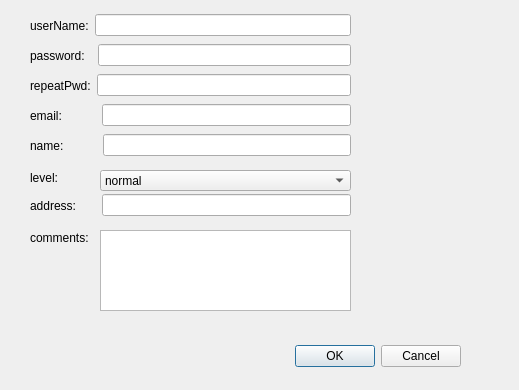
<?xml version="1.0" encoding="UTF-8"?>
<ui version="4.0">
 <class>RegistDialog</class>
 <widget class="QDialog" name="RegistDialog">
  <property name="geometry">
   <rect>
    <x>0</x>
    <y>0</y>
    <width>519</width>
    <height>390</height>
   </rect>
  </property>
  <property name="windowTitle">
   <string>Regist</string>
  </property>
  <widget class="QDialogButtonBox" name="buttonBox">
   <property name="geometry">
    <rect>
     <x>120</x>
     <y>340</y>
     <width>341</width>
     <height>32</height>
    </rect>
   </property>
   <property name="orientation">
    <enum>Qt::Horizontal</enum>
   </property>
   <property name="standardButtons">
    <set>QDialogButtonBox::Cancel|QDialogButtonBox::Ok</set>
   </property>
  </widget>
  <widget class="QLabel" name="commentsLabel">
   <property name="geometry">
    <rect>
     <x>30</x>
     <y>230</y>
     <width>61</width>
     <height>16</height>
    </rect>
   </property>
   <property name="text">
    <string>comments:</string>
   </property>
  </widget>
  <widget class="QTextEdit" name="commentsTextEdit">
   <property name="geometry">
    <rect>
     <x>100</x>
     <y>230</y>
     <width>251</width>
     <height>81</height>
    </rect>
   </property>
  </widget>
  <widget class="QLabel" name="privilegeLevelLabel">
   <property name="geometry">
    <rect>
     <x>30</x>
     <y>170</y>
     <width>54</width>
     <height>15</height>
    </rect>
   </property>
   <property name="text">
    <string>level:</string>
   </property>
  </widget>
  <widget class="QComboBox" name="privilegeLevelComboBox">
   <property name="geometry">
    <rect>
     <x>100</x>
     <y>170</y>
     <width>251</width>
     <height>21</height>
    </rect>
   </property>
   <item>
    <property name="text">
     <string>normal</string>
    </property>
   </item>
   <item>
    <property name="text">
     <string>manager</string>
    </property>
   </item>
   <item>
    <property name="text">
     <string>admin</string>
    </property>
   </item>
  </widget>
  <widget class="QWidget" name="layoutWidget">
   <property name="geometry">
    <rect>
     <x>30</x>
     <y>10</y>
     <width>321</width>
     <height>31</height>
    </rect>
   </property>
   <layout class="QHBoxLayout" name="horizontalLayout">
    <item>
     <widget class="QLabel" name="userNameLabel">
      <property name="text">
       <string>userName:</string>
      </property>
     </widget>
    </item>
    <item>
     <widget class="QLineEdit" name="userNameLineEdit"/>
    </item>
   </layout>
  </widget>
  <widget class="QWidget" name="layoutWidget">
   <property name="geometry">
    <rect>
     <x>30</x>
     <y>100</y>
     <width>321</width>
     <height>31</height>
    </rect>
   </property>
   <layout class="QHBoxLayout" name="horizontalLayout_2">
    <item>
     <widget class="QLabel" name="emailLabel">
      <property name="text">
       <string>email:          </string>
      </property>
     </widget>
    </item>
    <item>
     <widget class="QLineEdit" name="emailLineEdit"/>
    </item>
   </layout>
  </widget>
  <widget class="QWidget" name="layoutWidget">
   <property name="geometry">
    <rect>
     <x>30</x>
     <y>130</y>
     <width>321</width>
     <height>31</height>
    </rect>
   </property>
   <layout class="QHBoxLayout" name="horizontalLayout_3">
    <item>
     <widget class="QLabel" name="nameLable">
      <property name="text">
       <string>name:          </string>
      </property>
     </widget>
    </item>
    <item>
     <widget class="QLineEdit" name="nameLineEdit"/>
    </item>
   </layout>
  </widget>
  <widget class="QWidget" name="layoutWidget">
   <property name="geometry">
    <rect>
     <x>30</x>
     <y>190</y>
     <width>321</width>
     <height>31</height>
    </rect>
   </property>
   <layout class="QHBoxLayout" name="horizontalLayout_5">
    <item>
     <widget class="QLabel" name="addressLabel">
      <property name="text">
       <string>address:      </string>
      </property>
     </widget>
    </item>
    <item>
     <widget class="QLineEdit" name="addressLineEdit"/>
    </item>
   </layout>
  </widget>
  <widget class="QWidget" name="layoutWidget">
   <property name="geometry">
    <rect>
     <x>30</x>
     <y>40</y>
     <width>321</width>
     <height>31</height>
    </rect>
   </property>
   <layout class="QHBoxLayout" name="horizontalLayout_4">
    <item>
     <widget class="QLabel" name="passwordLabel">
      <property name="text">
       <string>password:  </string>
      </property>
     </widget>
    </item>
    <item>
     <widget class="QLineEdit" name="passwordLineEdit">
      <property name="echoMode">
       <enum>QLineEdit::Password</enum>
      </property>
     </widget>
    </item>
   </layout>
  </widget>
  <widget class="QWidget" name="layoutWidget">
   <property name="geometry">
    <rect>
     <x>30</x>
     <y>70</y>
     <width>321</width>
     <height>31</height>
    </rect>
   </property>
   <layout class="QHBoxLayout" name="horizontalLayout_6">
    <item>
     <widget class="QLabel" name="repeatPwdLable">
      <property name="text">
       <string>repeatPwd:</string>
      </property>
     </widget>
    </item>
    <item>
     <widget class="QLineEdit" name="repeatPwdLineEdit">
      <property name="echoMode">
       <enum>QLineEdit::Password</enum>
      </property>
     </widget>
    </item>
   </layout>
  </widget>
 </widget>
 <resources/>
 <connections>
  <connection>
   <sender>buttonBox</sender>
   <signal>accepted()</signal>
   <receiver>RegistDialog</receiver>
   <slot>accept()</slot>
   <hints>
    <hint type="sourcelabel">
     <x>248</x>
     <y>254</y>
    </hint>
    <hint type="destinationlabel">
     <x>157</x>
     <y>274</y>
    </hint>
   </hints>
  </connection>
  <connection>
   <sender>buttonBox</sender>
   <signal>rejected()</signal>
   <receiver>RegistDialog</receiver>
   <slot>reject()</slot>
   <hints>
    <hint type="sourcelabel">
     <x>316</x>
     <y>260</y>
    </hint>
    <hint type="destinationlabel">
     <x>286</x>
     <y>274</y>
    </hint>
   </hints>
  </connection>
 </connections>
</ui>
